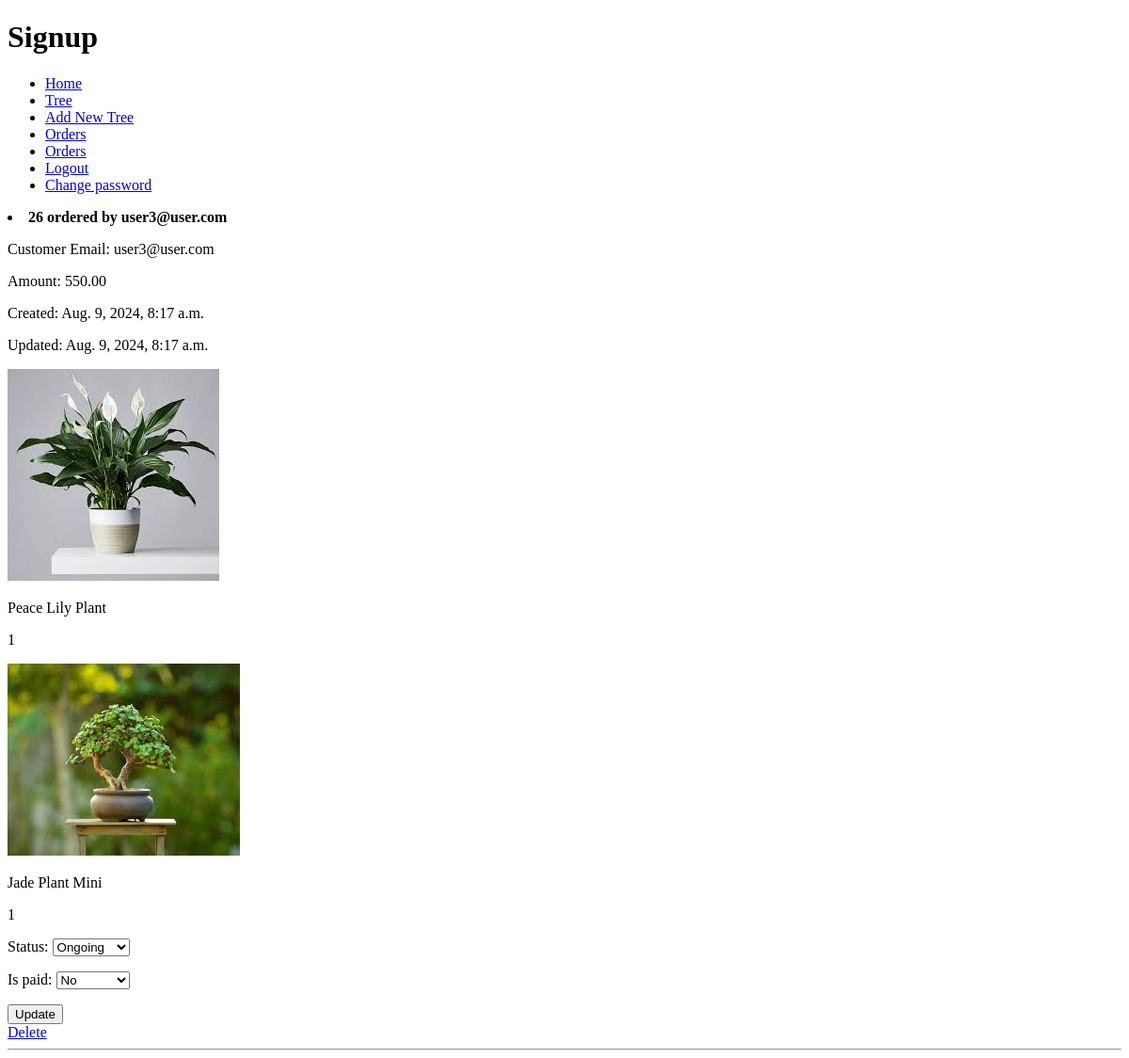
The page /orders/26/edit/ (signed in) on the database as committed earlier.
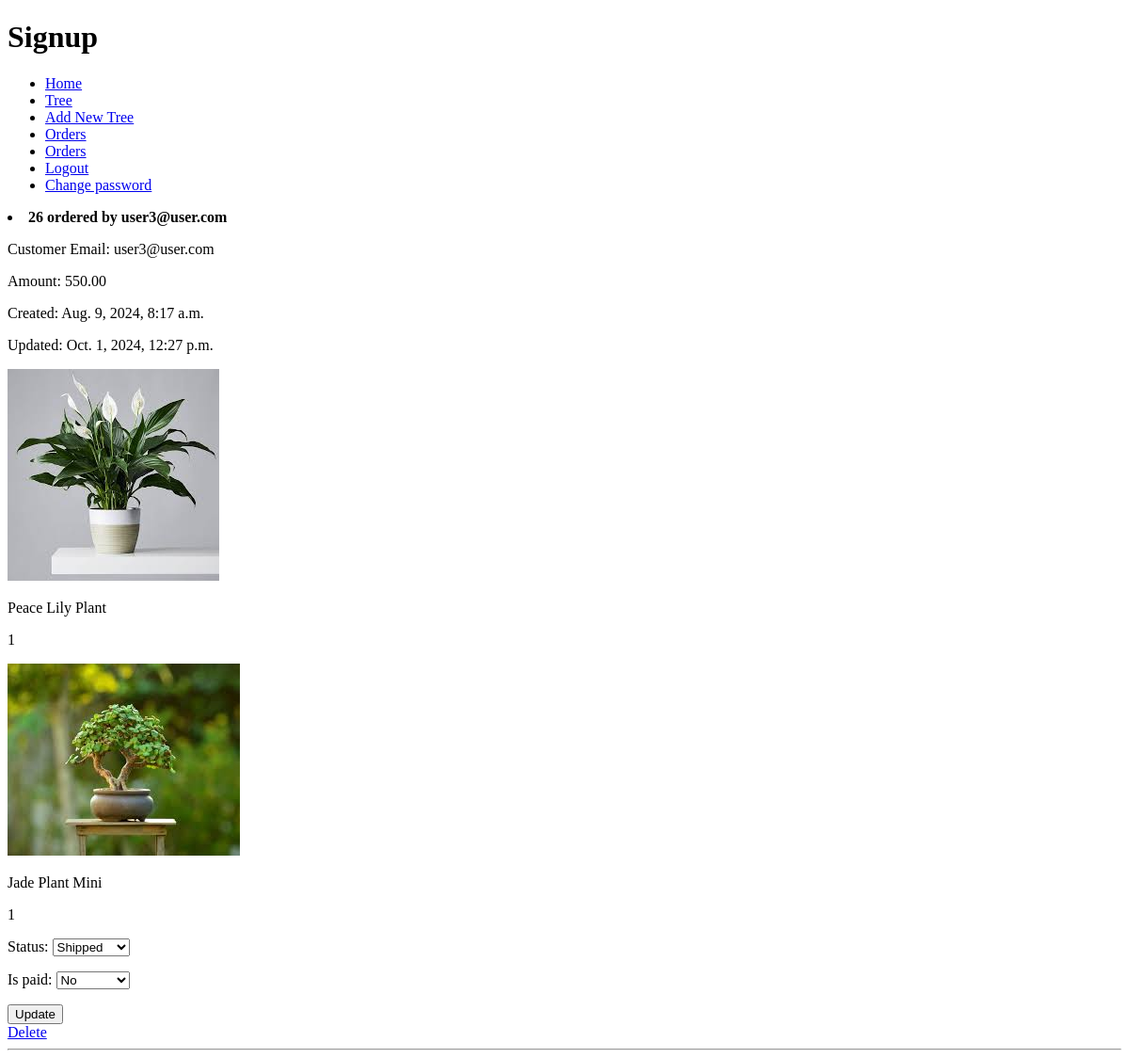
The same page on the database as committed later.
### tree/models.py (models this page shows, shortened)
class Order(models.Model):
    STATUS = [
        ('Ongoing', 'Ongoing'),
        ('Shipped', 'Shipped'),
        ('Delivered', 'Delivered'),
        ('Cancelled', 'Cancelled')
    ]
    user = models.ForeignKey(User, on_delete=models.CASCADE, blank=True, null=True)
    items = models.ManyToManyField(OrderItem, blank=True, null=True)
    created_at = models.DateTimeField(auto_now_add=True, blank=True, null=True)
    updated_at = models.DateTimeField(auto_now=True, blank=True, null=True)
    is_paid = models.BooleanField(default=False, blank=True, null=True)
    status= models.CharField(max_length=20, null=True, blank=True, default="Ongoing", choices=STATUS)
    delivery_address = models.CharField(max_length=100, blank=True, null=True)
    price = models.DecimalField(max_digits=10, decimal_places=2, blank= True, null= True)
    name= models.CharField(max_length=250, default="", null=True, blank= True)

### tree/views.py (the view)
# urls.py: path('orders/<int:pk>/edit/', views.orders_update, name='orders_update'),
@login_required
def orders_update(request, pk):
    order = get_object_or_404(Order, pk=pk)
    if request.method == 'POST':
        form = UpdateOrderForm(request.POST, instance=order)
        if form.is_valid():
            form.save()
            subject = 'Your Order Update on Treecommerce'
            message = f"Dear {order.user.username},\nThis is an automated email regarding your recent order update.\nYour Order ID: {order.id}.\nYour current order status is: {order.status}.\nRegards,\nTreecommerce"
            from_email = settings.EMAIL_HOST_USER
            recipient_list = [order.user.email]
            send_mail(subject, message, from_email, recipient_list)
            return redirect('order_list')
    else:
        form = UpdateOrderForm(instance=order)
    return render(request, 'admin/orders_details.html', {'form': form,'orders': order})

### tree/forms.py
class UpdateOrderForm(forms.ModelForm):
    class Meta:
        model = Order
        fields = ['status', 'is_paid']

### tree/templates/admin/orders_details.html (shortened to what this page needs)
{% extends "tree/main.html" %}
{% load static %}
{% block content %}
<li>
    <strong>{{orders.name}}</strong>
    <br>
    <p>Customer Email: {{orders.user}} </p>
    <p>Amount: {{orders.price}} </p>
    <p>Created: {{orders.created_at}} </p>
    <p>Updated: {{orders.updated_at}} </p>
    {% for tree in  orders.items.all %}
    <img src="{% static tree.tree.image.url %}" alt="{{ tree.name }}">
    <p>{{tree.tree.name}} </p>
    <p>{{tree.quantity}} </p>
    {% endfor %}
    <form method="post">
        {{ form.as_p }}
        <button type="submit">Update</button>
    </form>
    <a href="{% url 'order_delete' orders.pk %}">Delete</a>
    <hr>
</li>
{% endblock content %}

Rows that differ between the two databases and show on the page:
changed Order "26 ordered by user3@user.com": updated_at "Aug. 9, 2024, 8:17 a.m." → "Oct. 1, 2024, 12:27 p.m."; status "Ongoing" → "Shipped"
